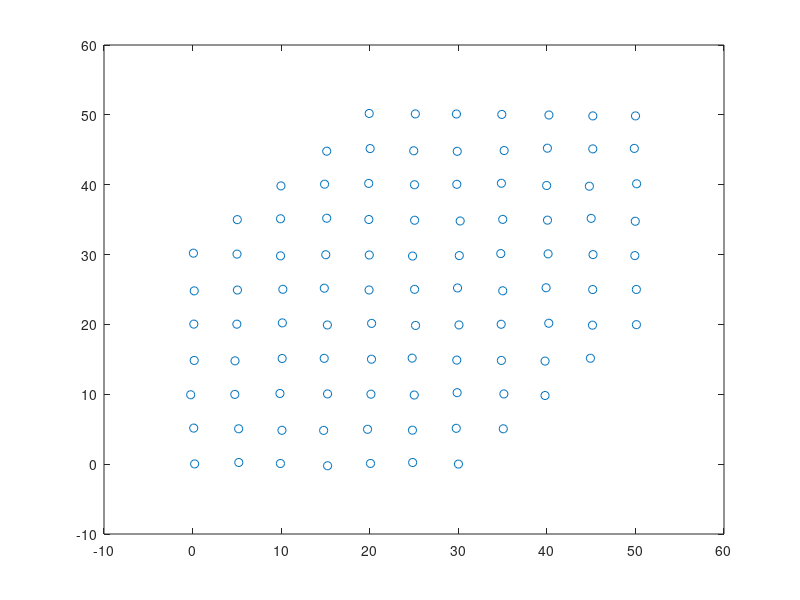

This figure's MATLAB source: (Note: this script raises an error after producing the figure.)
% Parameters

n_objs = 101; % number of objects
source_loc = [-3;0]; % location of test source
source_loc = [2.5;2.5];
zk = 6;  % our k (wave number)
nu = 1/3; % Poisson ratio
cparams = [];
cparams.maxchunklen = 4 / zk; % max chunk size
narms = 5; % number of arms on the starfish

s = 5; % spacing
box_size = s*ceil(sqrt(n_objs))-s;
[xs, ys] = meshgrid(0:s:box_size,0:s:box_size);
centers = [xs(:) ys(:)];
centers = centers + 0.5*(rand(size(centers))-0.5);
temp = [centers, abs(centers(:,1) - centers(:,2))];
temp = sortrows(temp, 3);
centers = temp(1:n_objs,1:2);
plot(centers(:,1),centers(:,2),'o');

% Generating chnkr objects

npxy = 200;
pxyr = 2;
pxypts1 = pxyr*[cos(2*pi*(0:(npxy-1))/npxy);sin(2*pi*(0:(npxy-1))/npxy)];
pxypts2 = (1.2)*pxyr*[cos(2*pi*(0:(npxy-1))/npxy);sin(2*pi*(0:(npxy-1))/npxy)];
pxypts = [pxypts1,pxypts2];

coefs = [nu; 0];
opts = [];
opts.sing = 'log';
fkern =  @(s,t) chnk.flex2d.kern(zk, s, t, 'free plate first part', coefs);                          % build the desired kernel
fkern1 = @(s,t) chnk.flex2d.kern(zk, s, t, 'free plate hilbert subtract', coefs);                   % hilbert subtraction kernels in K11
fkern2 = @(s,t) chnk.flex2d.kern(zk, s, t, 'free plate coupled hilbert', coefs);                    % first part K21 coupled with hilbert transforms

hilbert = @(s,t) chnk.lap2d.kern(s, t, 'hilb');
double = @(s,t) chnk.lap2d.kern(s,t, 'd');

fkern3 = @(s,t) chnk.flex2d.kern(zk, s, t, 'free plate K21 first part', coefs);             % singularity subtration kernel in K21 (including swapping its Asmyptotics expansions)
fkern4 = @(s,t) chnk.flex2d.kern(zk, s, t, 'free plate K21 second part', coefs);            % kernels in K21 needs to multiply by curvature
fkern5 = @(s,t) chnk.flex2d.kern(zk, s, t, 'free plate K21 hilbert part', coefs);           % kernels in K21 coupled with hilbert transforms and needs to multiply by curvature
fkern6 = @(s,t) chnk.flex2d.kern(zk, s, t, 'free plate K22 second part', coefs);            % kernels in K22 needs to multiply by curvature
fkern1_trans = @(s,t) chnk.flex2d.kern(zk, s, t, 'free plate hilbert unsubtract', coefs);  % K11 without the hilbert subtraction
fkern3_trans = @(s,t) chnk.flex2d.kern(zk, s, t, 'free plate K21 first part unsubtract', coefs);             % singularity subtration kernel in K21 (including swapping its Asmyptotics expansions)

ikern1 = @(s,t) chnk.flex2d.kern(zk, s, t, 'free plate eval first', coefs);                              % build the kernel of evaluation
ikern2 = @(s,t) chnk.flex2d.kern(zk, s, t, 'free plate eval second');
ikern3 = @(s,t) chnk.flex2d.kern(zk, s, t, 'free plate eval first hilbert',coefs);

kerns = {};
kerns{1} = fkern;
kerns{2} = fkern1;
kerns{3} = fkern2;
kerns{4} = hilbert;
kerns{5} = double;
kerns{6} = fkern3;
kerns{7} = fkern4;
kerns{8} = fkern5;
kerns{9} = fkern6;
kerns{10}= fkern1_trans;
kerns{11}= fkern3_trans;

kerns{12}= ikern1;
kerns{13}= ikern2;
kerns{14}= ikern3;

tgen = tic;

sout = {};
%chnkrs = createArray(n_objs,1,'chunker');
chnkrs = {};
for i = 1:n_objs
    narm = round(rand(1))*3+3;
    chnkr = chunkerfunc(@(t) starfish(t,narm), cparams);
    chnkr = chnkr.move([0;0],centers(i,:)',2*i,1);
    %chnkrs(i) = chnkr;
    sout{i} = skel_chnkr(chnkr,nu,zk,coefs,kerns,pxypts);
    chnkrs{i} = chnkr;
end

t2 = toc(tgen);
fprintf('%5.2f s : time for skeletonizing \n',t2)

iinds = zeros(n_objs,1);
ninds = zeros(n_objs,1);

icount = 1;
for ii=1:n_objs
    iinds(ii) = icount;
    ninds(ii) = 3*size(sout{ii}.sk_ou_r,2);
    icount = icount + ninds(ii);
end
ntot = icount - 1;

%%
%%%%%%%%%%%% generate the system matrix

tsyscrea = tic;

sys = eye(ntot,ntot);

for itar=1:n_objs

    tar = [];
    tar.r = sout{itar}.sk_in_r;
    tar.n = sout{itar}.sk_in_n;
    tar.d = sout{itar}.sk_in_d;
    tar.kappa = sout{itar}.kappa;

    indst = iinds(itar) + (1:ninds(itar)) - 1;

    for isrc = 1:n_objs
        
        if (isrc ~= itar)

        src = [];
        src.r = sout{isrc}.sk_ou_r;
        src.n = sout{isrc}.sk_ou_n;
        src.d = sout{isrc}.sk_ou_d;
        src.wts = sout{isrc}.sk_ou_w;

        indss = iinds(isrc) + (1:ninds(isrc)) - 1;

        tmat = get_trans_mat(src,tar,kerns);
        tmat = sout{itar}.scat_red*tmat;

        sys(indst,indss) = tmat;
        
        end

    end
end

t2 = toc(tsyscrea);

fprintf('%5.2f s : time for full matrix generation \n',t2)

%%
%%%%%%%%%%%%%%%%%%% solve

rhs = zeros(ntot,1);
theta = pi/4;
dir = [cos(theta);sin(theta)];
for ichk = 1:n_objs

    indst = iinds(ichk) + (1:ninds(ichk)) - 1;
    targs = [];
    targs.r = sout{ichk}.sk_in_r;
    targs.d = sout{ichk}.sk_in_d;
    targs.n = sout{ichk}.sk_in_n;
    targs.kappa = sout{ichk}.kappa;
    %[data] = flex_pt(zk,coefs,source_loc,targs);
    [data] = flex_wv(zk,coefs,dir,targs);
    tdens = sout{ichk}.scat_red*data;
    rhs(indst,1) = tdens;

end



%%%%%%%% now solve

tsolve = tic;
dens_red = sys\rhs;
t2 = toc(tsolve);
fprintf('%5.2f s : time for solve \n',t2)

%% post process


targ   = [];

xs = -s:s/50:box_size+s;                                    % generate some targets
ys = -s:s/50:box_size+s; 
[X,Y] = meshgrid(xs, ys);
sz = size(X);
targets = [X(:).'; Y(:).'];
[~,na] = size(targets);

in = 0;
for i = 1:n_objs
    in = in + chunkerinterior(chnkrs{i}, targets); 
end
out = ~in; 

targ.r = targets(:,find(out));

utot = 0;

for ichk = 1:n_objs

    indst = iinds(ichk) + (1:ninds(ichk)) - 1;
    tdens = dens_red(indst);

    v1 = tdens(1:3:end);
    v2 = tdens(2:3:end);
    v3 = tdens(3:3:end);

    ch1src = [];
    ch1src.r = sout{ichk}.sk_ou_r;
    ch1src.n = sout{ichk}.sk_ou_n;
    ch1src.d = sout{ichk}.sk_ou_d;
    ch1src.w = sout{ichk}.sk_ou_w;
    ik1b = ikern1(ch1src,targ)*(v1.*ch1src.w);
    ik2b = ikern2(ch1src,targ)*(v3.*ch1src.w);
    ik3b = ikern3(ch1src,targ)*(v2.*ch1src.w);

    utot = utot + ik1b+ik2b+ik3b;

end

[val, ~, ~, ~, ~] = chnk.flex2d.helmdiffgreen(zk, source_loc, targ.r);
[valK, ~, ~, ~, ~] = chnk.flex2d.helmdiffgreen(zk*(1i), source_loc, targ.r);

%%
%trueval = 1/(2*zk^2).*val - 1/(2*zk^2).*valK;
trueval = exp(1i*zk*(targ.r(1,:)*dir(1)+targ.r(2,:)*dir(2)));
utarg = zeros(na, 1);
utarg(out) = -utot+trueval.';
utarg(~out) = NaN;
utarg = reshape(utarg,sz);

%%

% chnkrs = load("chnkrs.mat");
% chnkrs = chnkrs.chnkrs;
% s = 5; % spacing
% box_size = s*ceil(sqrt(88))-s;
% xs = -s:s/50:box_size+s;                                    % generate some targets
% ys = -s:s/50:box_size+s; 
% [X,Y] = meshgrid(xs, ys);

%h = pcolor(X,Y,abs(utarg));
%h.FaceColor = 'interp';
%set(h,'EdgeColor','None'); hold on;
%title("BIE solution")
for ii=1:n_objs
   %plot(chnkrs{ii},'k-','LineWidth',2); hold on;
   %scatter(sout{ii}.pxypts(1,:),sout{ii}.pxypts(2,:),1,'color','red')
end
hold on
%plot([45, 45 + 11*dir(1)],[0, 11*dir(2)])
colorbar
axis off
xlim([-4, max(X(:))])
ylim([-4, max(Y(:))])
caxis([0,3])


%abs(utot-( -0.003566175236184 + 0.001269459882790i))/abs( -0.003566175236184 + 0.001269459882790i)


